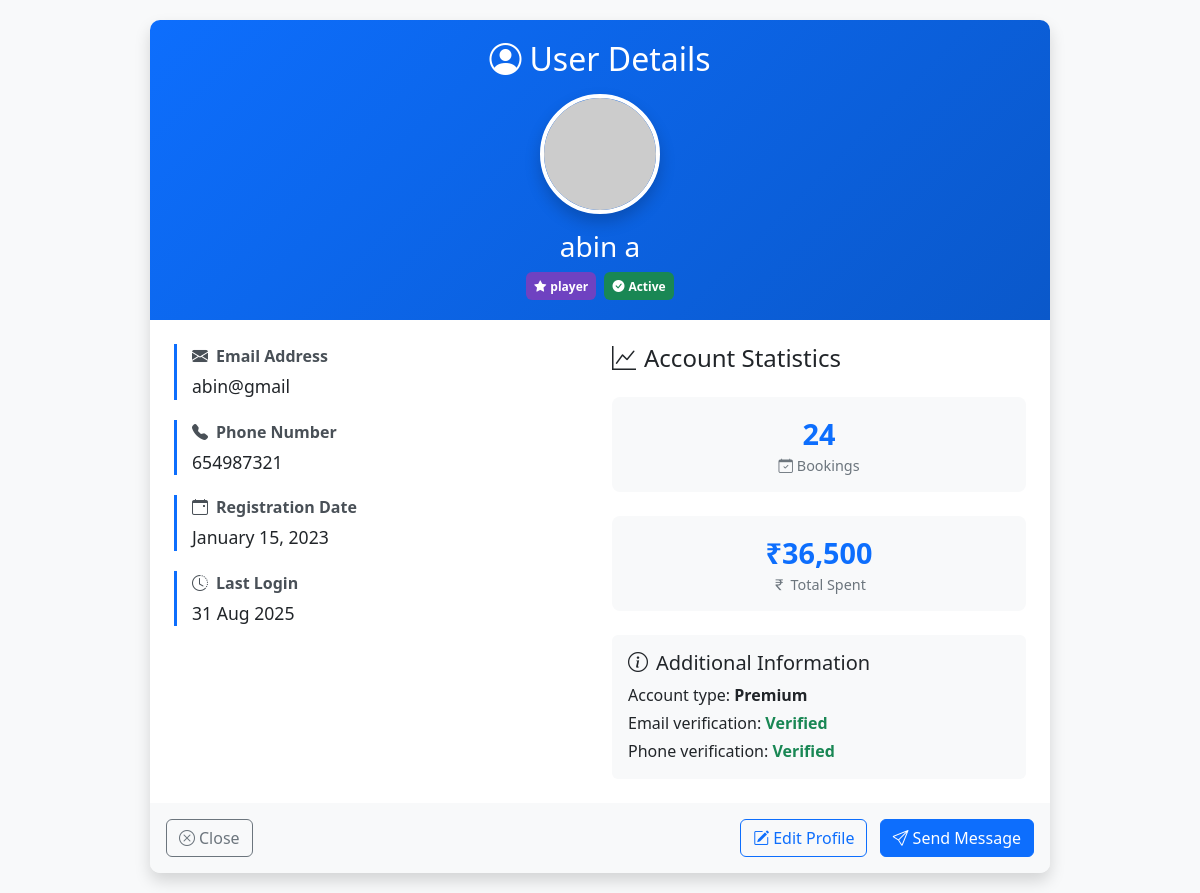
Before: /user_details/1/ (signed in) with the older database file.
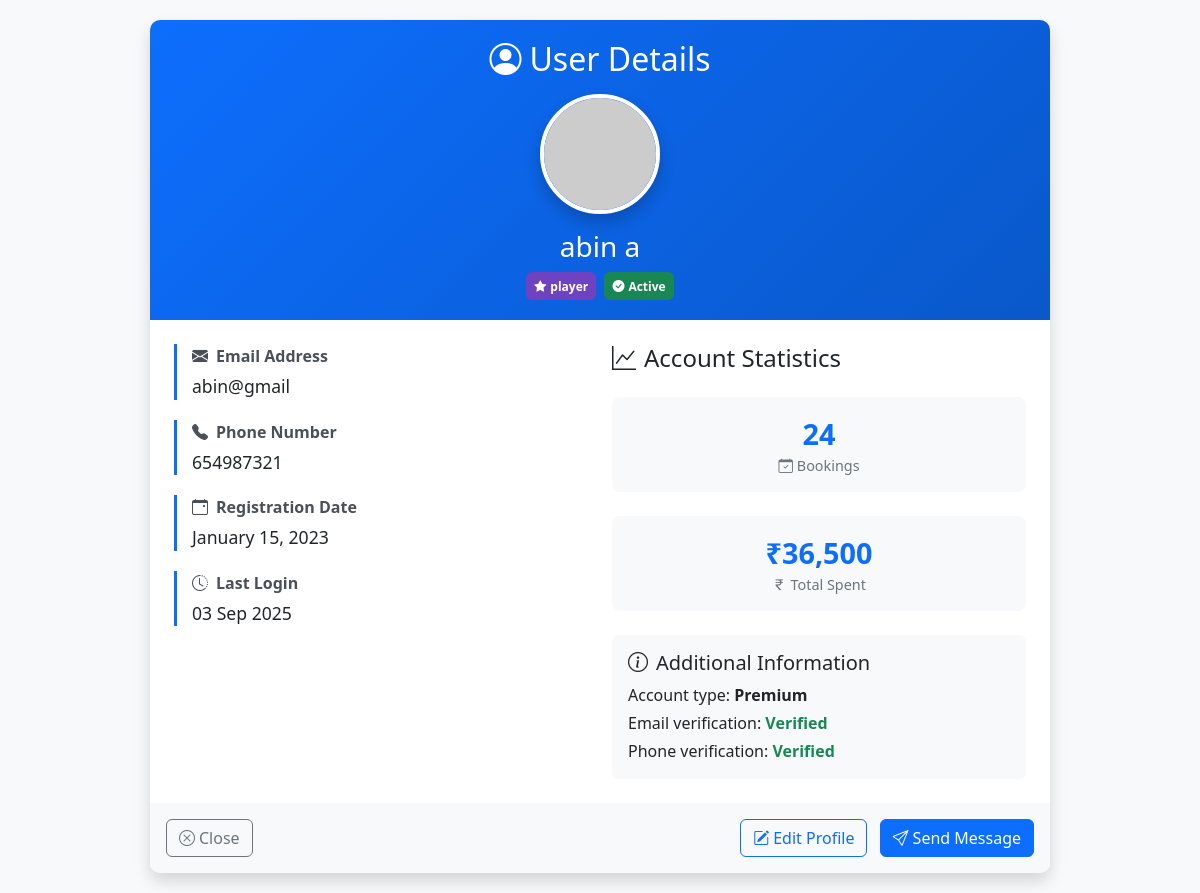
After: the same page with the newer database file.
### Turfapp/models.py (models this page shows, shortened)
class CustomUser(AbstractBaseUser,PermissionsMixin):
    phone = models.CharField(max_length=10,unique=True)
    profile_pic = models.ImageField(upload_to='profile_images/', null=True, blank=True)
    first_name = models.CharField(max_length=15)
    last_name = models.CharField(max_length=15)
    role = models.CharField(max_length=10, choices=[('player', 'Player'), ('owner', 'Owner'), ('admin', 'admin')],default='player')
    email = models.EmailField(unique=True)
    is_active = models.BooleanField(default=True)
    is_staff = models.BooleanField(default=False)
    is_blocked = models.BooleanField(default=False)
    USERNAME_FIELD = "email"
    REQUIRED_FIELDS = ["phone", "first_name", "last_name"]
    objects = UserManager()

### Turfapp/views.py (the view)
# urls.py: path("user_details/<int:user_id>/", views.user_details, name="user_details"),
@login_required
def user_details(request,user_id):
    user = get_object_or_404(CustomUser,id=user_id)
    return render(request,"user_details.html",{'user':user})

### Turfapp/templates/user_details.html (shortened to what the changed rows need)
<!DOCTYPE html>
<html lang="en">
<head>
    <link href="https://cdn.jsdelivr.net/npm/bootstrap@5.3.0/dist/css/bootstrap.min.css" rel="stylesheet">
    <link rel="stylesheet" href="https://cdn.jsdelivr.net/npm/bootstrap-icons@1.10.0/font/bootstrap-icons.css">
</head>
<body>
    <div class="user-details-card">
        <div class="user-header text-center">
            <h2 class="mb-3"><i class="bi bi-person-circle me-2"></i>User Details</h2>
            <img src="https://randomuser.me/api/portraits/men/32.jpg" alt="User" class="user-img rounded-circle">
            <h3 class="mt-3">{{user.first_name}} {{user.last_name}}</h3>
            <div class="mt-2">
                <span class="badge badge-admin p-2 me-1"><i class="bi bi-star-fill me-1"></i>{{user.role}}</span>
                {% if user.is_active%}
                <span class="badge badge-active p-2"><i class="bi bi-check-circle-fill me-1"></i>Active</span>
                {% else %}
                <span class="badge badge-active p-2"><i class="bi bi-check-circle-fill me-1"></i>Banned</span>
                {% endif %}
            </div>
        </div>
        <div class="p-4">
            <div class="row">
                <div class="col-lg-6">
                    <div class="detail-item">
                        <div class="detail-label"><i class="bi bi-envelope-fill me-2"></i>Email Address</div>
                        <div class="detail-value">{{user.email}}</div>
                    </div>
                    <div class="detail-item">
                        <div class="detail-label"><i class="bi bi-telephone-fill me-2"></i>Phone Number</div>
                        <div class="detail-value">{{user.phone}}</div>
                    </div>
                    <div class="detail-item">
                        <div class="detail-label"><i class="bi bi-clock-history me-2"></i>Last Login</div>
                        <div class="detail-value">{{user.last_login|date:"d M Y"}}</div>
                    </div>
                </div>
            </div>
        </div>
    </div>
</body>
</html>

Changed rows visible on the page:
changed CustomUser "abin": last_login "31 Aug 2025" → "03 Sep 2025"
